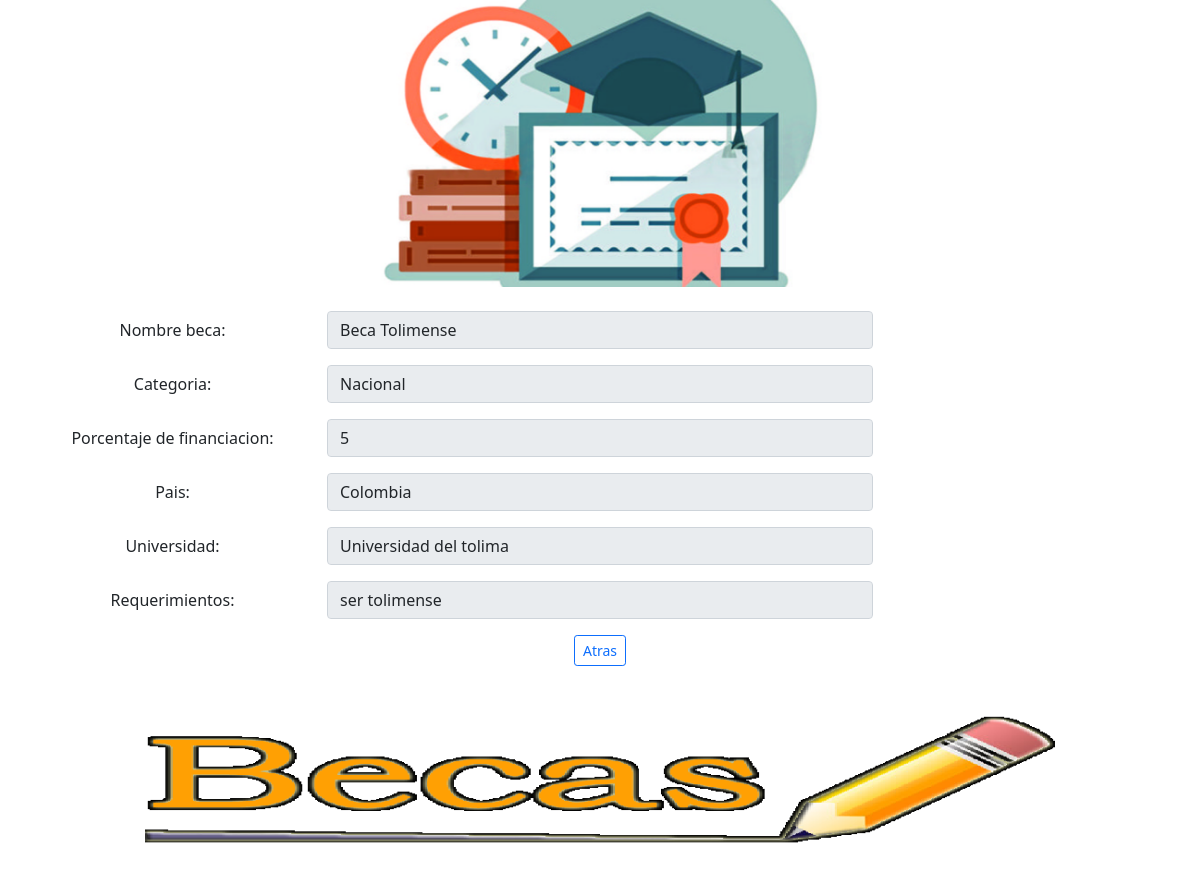
/4, run on an earlier commit of the app's database.
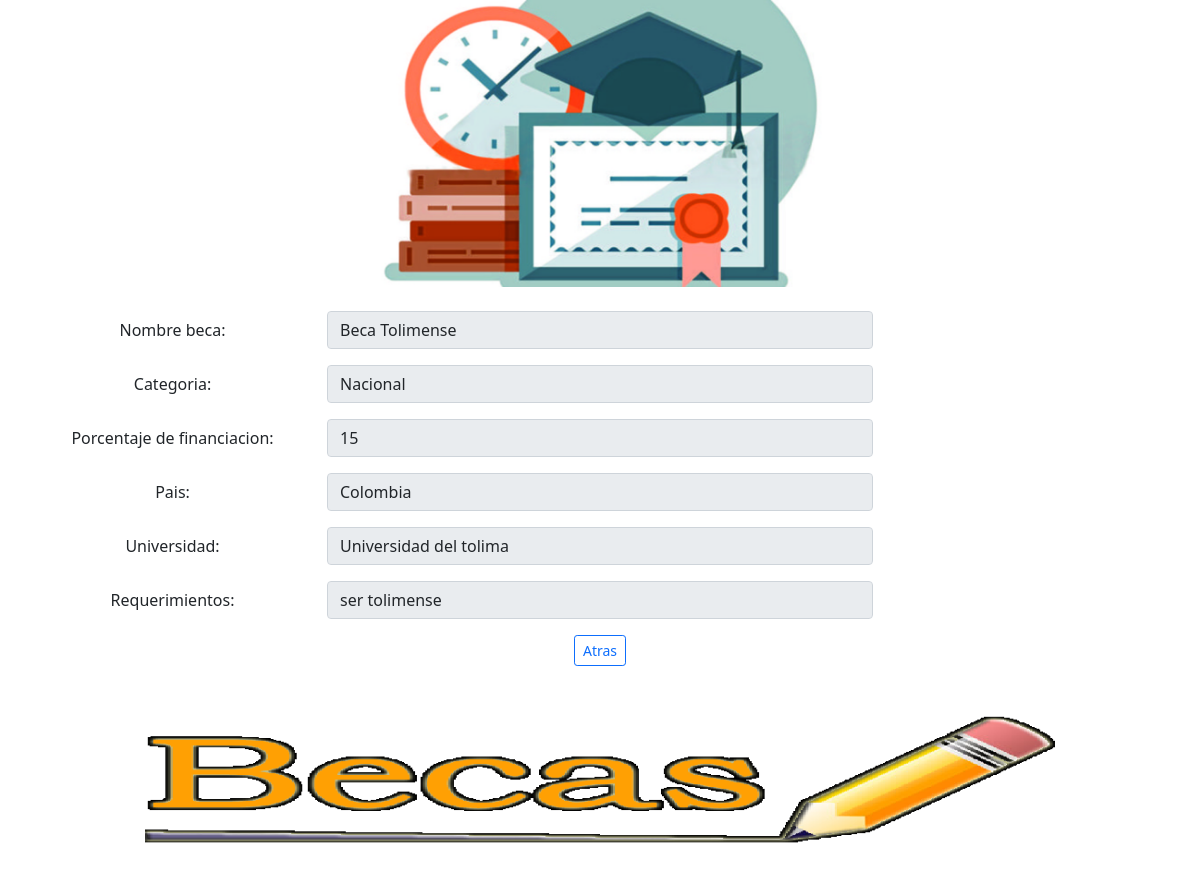
And on a later commit of the database.
### beca/models.py (models this page shows)
class Beca(models.Model):
    id = models.AutoField(primary_key=True)
    Categoria = models.CharField(max_length=100)
    Nombre = models.CharField(max_length=100)
    Porcentaje_F = models.IntegerField(max_length=100)
    Pais = models.CharField(max_length=100)
    Universidad = models.CharField(max_length=100)
    Requirimientos = models.CharField(max_length=100)
    Popularidad = models.IntegerField(max_length=100)

### beca/views.py (the view)
# urls.py: path('<int:id>', views.detalleBeca, name="detalleBeca"),
def detalleBeca(request,id):
    beca = Beca.objects.get(id=id)
    beca.Popularidad = beca.Popularidad + 1
    beca.save()
    contexto = {
        'beca': beca
    }
    return render(request,'detalleBeca.html',contexto)

### beca/templates/detalleBeca.html (shortened to what this page needs)
<!DOCTYPE html>
{% load static %}
<html lang="en">
    <head>
    <link href="https://cdn.jsdelivr.net/npm/bootstrap@5.1.3/dist/css/bootstrap.min.css" rel="stylesheet">
  </head>
  <body>
    <div class="container text-center">
        <div class="container mb-4 text-center">
            <img src="{% static 'imagenes/beca.jpg' %}" class="img-fluid col-6" alt="ImgBeca">
        </div>
        <div class="row mb-3">
            <label for="inputEmail3" class="col-sm-3 col-form-label">Nombre beca:</label>
            <div class="col-sm-6">
                <input class="form-control" type="text" value="{{ beca.Nombre }}" aria-label="Disabled input example" disabled readonly>
            </div>
        </div>
        <div class="row mb-3">
            <label for="inputEmail3" class="col-sm-3 col-form-label">Categoria:</label>
            <div class="col-sm-6">
                <input class="form-control" type="text" value="{{ beca.Categoria }}" aria-label="Disabled input example" disabled readonly>
            </div>
        </div>
        <div class="row mb-3">
            <label for="inputEmail3" class="col-sm-3 col-form-label">Porcentaje de financiacion:</label>
            <div class="col-sm-6">
                <input class="form-control" type="text" value="{{ beca.Porcentaje_F }}" aria-label="Disabled input example" disabled readonly>
            </div>
        </div>
        <div class="row mb-3">
            <label for="inputEmail3" class="col-sm-3 col-form-label">Pais:</label>
            <div class="col-sm-6">
                <input class="form-control" type="text" value="{{ beca.Pais }}" aria-label="Disabled input example" disabled readonly>
            </div>
        </div>
        <div class="row mb-3">
            <label for="inputEmail3" class="col-sm-3 col-form-label">Universidad:</label>
            <div class="col-sm-6">
                <input class="form-control" type="text" value="{{ beca.Universidad }}" aria-label="Disabled input example" disabled readonly>
            </div>
        </div>
        <div class="row mb-3">
            <label for="inputEmail3" class="col-sm-3 col-form-label">Requerimientos:</label>
            <div class="col-sm-6">
                <input class="form-control" type="text" value="{{ beca.Requirimientos }}" aria-label="Disabled input example" disabled readonly>
            </div>
        </div>
        <div class="container mb-5 text-center">
            <a class="btn btn-outline-primary btn-sm" href="{% url 'index'  %}"> Atras </a>
        </div>
        <div class="container mb-4 text-center">
            <img src="{% static 'imagenes/beca2.png' %}" class="img-fluid col-10" alt="ImgBeca">
        </div>
    </div>
</body>
</html>

What changed in the data, as far as the page shows it:
changed Beca "Beca Tolimense": Porcentaje_F "5" → "15"
